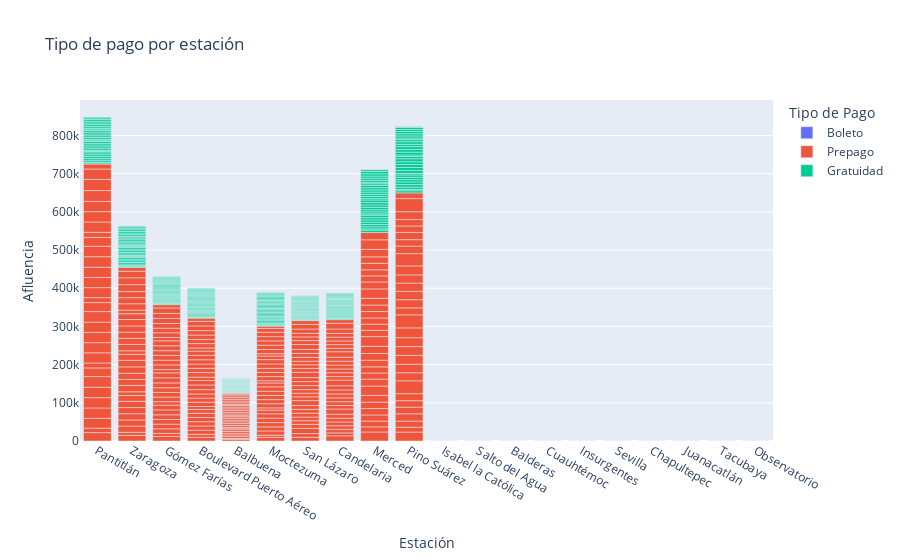

Write notebook code for a chart like this one.
### Code cell
fig = px.bar(linea_1, x="estacion", y="afluencia", color="tipo_pago",
                 labels={"estacion": "Estación",
                         "afluencia": "Afluencia",
                         "tipo_pago": "Tipo de Pago"},
                 title="Tipo de pago por estación")
fig.show()

### Figure 1 — Plotly figure (JSON) as saved in the notebook; plotly's stock layout.template omitted (floating-point values rounded to 4 significant figures; data arrays with more than 128 entries replaced by an {"elided": "..."} marker saying what was removed)
{"data": [{"alignmentgroup": "True", "hovertemplate": "Tipo de Pago=Boleto<br>Estación=%{x}<br>Afluencia=%{y}<extra></extra>", "legendgroup": "Boleto", "marker": {"color": "#636efa", "pattern": {"shape": ""}}, "name": "Boleto", "offsetgroup": "Boleto", "orientation": "v", "showlegend": true, "textposition": "auto", "type": "bar", "x": {"elided": "600 str values"}, "xaxis": "x", "y": {"elided": "600 int values"}, "yaxis": "y"}, {"alignmentgroup": "True", "hovertemplate": "Tipo de Pago=Prepago<br>Estación=%{x}<br>Afluencia=%{y}<extra></extra>", "legendgroup": "Prepago", "marker": {"color": "#EF553B", "pattern": {"shape": ""}}, "name": "Prepago", "offsetgroup": "Prepago", "orientation": "v", "showlegend": true, "textposition": "auto", "type": "bar", "x": {"elided": "600 str values"}, "xaxis": "x", "y": {"elided": "600 int values"}, "yaxis": "y"}, {"alignmentgroup": "True", "hovertemplate": "Tipo de Pago=Gratuidad<br>Estación=%{x}<br>Afluencia=%{y}<extra></extra>", "legendgroup": "Gratuidad", "marker": {"color": "#00cc96", "pattern": {"shape": ""}}, "name": "Gratuidad", "offsetgroup": "Gratuidad", "orientation": "v", "showlegend": true, "textposition": "auto", "type": "bar", "x": {"elided": "600 str values"}, "xaxis": "x", "y": {"elided": "600 int values"}, "yaxis": "y"}], "layout": {"barmode": "relative", "legend": {"title": {"text": "Tipo de Pago"}, "tracegroupgap": 0}, "title": {"text": "Tipo de pago por estación"}, "xaxis": {"anchor": "y", "domain": [0, 1], "title": {"text": "Estación"}}, "yaxis": {"anchor": "x", "domain": [0, 1], "title": {"text": "Afluencia"}}}}
